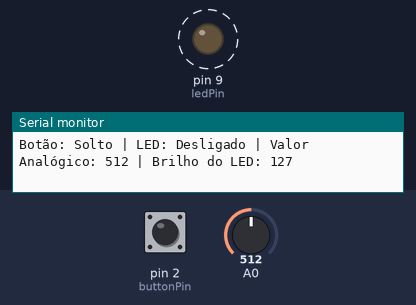
Recording of a sketch running on a simulated Arduino Uno, built with avr-gcc and run on an emulated ATmega328P. Shown: output pins drawn as LEDs (lit = HIGH), the last lines printed to the serial monitor. Dashed ring = blinking. The test bench sets the inputs (shaded band); at power-on: A0 = 512, pin 2 (buttonPin) HIGH.

Above: at 1.2 s.
1.3 s: A0 set to 1013
4.3 s: A0 set to 1023
At 5.5 s:
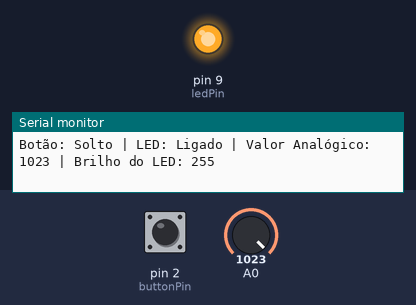
5.8 s: pin 2 (buttonPin) pulled LOW for 0.15 s
8.9 s: A0 set to 716
At 9.4 s:
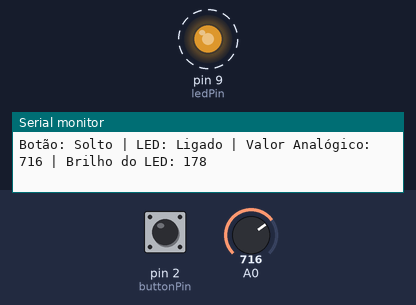
11.9 s: A0 set to 511
14.9 s: pin 2 (buttonPin) pulled LOW for 1 s
Timing chart, 0 to 66.4 s (numbered marks = the images above; inputs shaded):
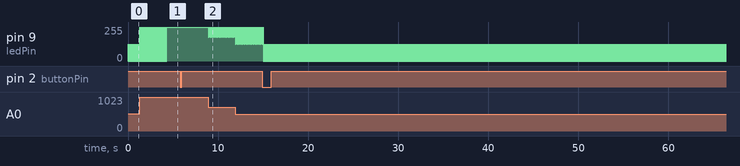

Measured:
- the behaviour switches between 1022 and 1023 on A0 (found by bisection; images 0 and 1)
- after the input at 8.9 s, pin 9 (ledPin): alternates 255/255 for 0.06 s and 178/255 for 0.02 s, starting at once
- by itself, pin 9 (ledPin): alternates 252/255 for 0.02 s and 0/255 for 0.06 s

The sketch:

desafio3.ino
```cpp
const int buttonPin = 2;  // Pino do botão
const int ledPin = 9;     // Pino do LED PWM
int lastButtonState = HIGH;
int buttonState;
unsigned long lastDebounceTime = 0;
unsigned long debounceDelay = 50;
bool buttonPressed = false;

void setup() {
  pinMode(buttonPin, INPUT_PULLUP);
  pinMode(ledPin, OUTPUT);
  Serial.begin(9600);  // Inicia a comunicação serial
}

void loop() {
  int leBotao = digitalRead(buttonPin);

  if (leBotao != lastButtonState) {
    lastDebounceTime = millis();
  }

  if ((millis() - lastDebounceTime) > debounceDelay) {
    if (leBotao != buttonState) {
      buttonState = leBotao;

      if (buttonState == LOW) {
        // Botão pressionado
        if (!buttonPressed) {
          // Se o botão ainda não foi pressionado e solto, alterna o estado do LED
          digitalWrite(ledPin, !digitalRead(ledPin));  // Inverte o estado do LED
          buttonPressed = true;
        }
      } else {
        // Botão solto
        buttonPressed = false;  // Reset da flag
      }
    }
  }

  lastButtonState = leBotao;

  // Leitura do valor analógico no pino A0
  int analogValue = analogRead(A0);

  // Mapeia o valor lido (0-1023) para o intervalo de brilho do LED (0-255)
  int brightness = map(analogValue, 0, 1023, 0, 255);

  // Define o brilho do LED com base no valor mapeado
  analogWrite(ledPin, brightness);

  // Log dos estados do botão, LED e valor analógico
  Serial.print("Botão: ");
  Serial.print(buttonState == LOW ? "Pressionado" : "Solto");
  Serial.print(" | LED: ");
  Serial.print(digitalRead(ledPin) == HIGH ? "Ligado" : "Desligado");
  Serial.print(" | Valor Analógico: ");
  Serial.print(analogValue);
  Serial.print(" | Brilho do LED: ");
  Serial.println(brightness);
}
```
